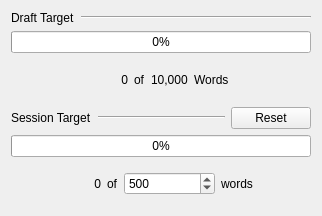
<?xml version="1.0" encoding="UTF-8"?>
<ui version="4.0">
 <class>targets</class>
 <widget class="QWidget" name="targets">
  <property name="geometry">
   <rect>
    <x>0</x>
    <y>0</y>
    <width>322</width>
    <height>216</height>
   </rect>
  </property>
  <property name="windowTitle">
   <string>Project Targets</string>
  </property>
  <property name="windowIcon">
   <iconset>
    <normaloff>../../../../../../../../../../home/icons/Manuskript/icon-64px.png</normaloff>../../../../../../../../../../home/icons/Manuskript/icon-64px.png</iconset>
  </property>
  <layout class="QVBoxLayout" name="verticalLayout_2">
   <item>
    <layout class="QVBoxLayout" name="verticalLayout">
     <item>
      <layout class="QHBoxLayout" name="horizontalLayout">
       <item>
        <widget class="QLabel" name="label">
         <property name="sizePolicy">
          <sizepolicy hsizetype="Minimum" vsizetype="Minimum">
           <horstretch>0</horstretch>
           <verstretch>0</verstretch>
          </sizepolicy>
         </property>
         <property name="text">
          <string>Draft Target</string>
         </property>
        </widget>
       </item>
       <item>
        <widget class="Line" name="line">
         <property name="sizePolicy">
          <sizepolicy hsizetype="Preferred" vsizetype="Maximum">
           <horstretch>1</horstretch>
           <verstretch>0</verstretch>
          </sizepolicy>
         </property>
         <property name="orientation">
          <enum>Qt::Horizontal</enum>
         </property>
        </widget>
       </item>
      </layout>
     </item>
    </layout>
   </item>
   <item>
    <widget class="QProgressBar" name="draft_progress_bar">
     <property name="value">
      <number>0</number>
     </property>
    </widget>
   </item>
   <item>
    <layout class="QHBoxLayout" name="horizontalLayout_4">
     <item>
      <widget class="QLabel" name="draft_wc_label">
       <property name="text">
        <string>0</string>
       </property>
       <property name="alignment">
        <set>Qt::AlignRight|Qt::AlignTrailing|Qt::AlignVCenter</set>
       </property>
      </widget>
     </item>
     <item>
      <widget class="QLabel" name="draft_of_label">
       <property name="sizePolicy">
        <sizepolicy hsizetype="Maximum" vsizetype="Preferred">
         <horstretch>0</horstretch>
         <verstretch>0</verstretch>
        </sizepolicy>
       </property>
       <property name="text">
        <string>of</string>
       </property>
      </widget>
     </item>
     <item>
      <widget class="QLabel" name="draft_goal_label">
       <property name="sizePolicy">
        <sizepolicy hsizetype="Maximum" vsizetype="Preferred">
         <horstretch>0</horstretch>
         <verstretch>0</verstretch>
        </sizepolicy>
       </property>
       <property name="text">
        <string>10,000</string>
       </property>
      </widget>
     </item>
     <item>
      <widget class="QLabel" name="label_8">
       <property name="text">
        <string>Words</string>
       </property>
      </widget>
     </item>
    </layout>
   </item>
   <item>
    <layout class="QHBoxLayout" name="horizontalLayout_2">
     <item>
      <widget class="QLabel" name="label_2">
       <property name="text">
        <string>Session Target</string>
       </property>
      </widget>
     </item>
     <item>
      <widget class="Line" name="line_2">
       <property name="sizePolicy">
        <sizepolicy hsizetype="Minimum" vsizetype="Fixed">
         <horstretch>1</horstretch>
         <verstretch>0</verstretch>
        </sizepolicy>
       </property>
       <property name="orientation">
        <enum>Qt::Horizontal</enum>
       </property>
      </widget>
     </item>
     <item>
      <widget class="QPushButton" name="session_reset">
       <property name="text">
        <string>Reset</string>
       </property>
      </widget>
     </item>
    </layout>
   </item>
   <item>
    <widget class="QProgressBar" name="session_progress_bar">
     <property name="value">
      <number>0</number>
     </property>
    </widget>
   </item>
   <item>
    <layout class="QHBoxLayout" name="horizontalLayout_3">
     <item>
      <widget class="QLabel" name="session_wc_label">
       <property name="text">
        <string>0</string>
       </property>
       <property name="alignment">
        <set>Qt::AlignRight|Qt::AlignTrailing|Qt::AlignVCenter</set>
       </property>
      </widget>
     </item>
     <item>
      <widget class="QLabel" name="label_3">
       <property name="sizePolicy">
        <sizepolicy hsizetype="Maximum" vsizetype="Preferred">
         <horstretch>0</horstretch>
         <verstretch>0</verstretch>
        </sizepolicy>
       </property>
       <property name="text">
        <string>of</string>
       </property>
      </widget>
     </item>
     <item>
      <widget class="QDoubleSpinBox" name="session_target">
       <property name="decimals">
        <number>0</number>
       </property>
       <property name="maximum">
        <double>99999999999999.000000000000000</double>
       </property>
       <property name="singleStep">
        <double>50.000000000000000</double>
       </property>
       <property name="value">
        <double>500.000000000000000</double>
       </property>
      </widget>
     </item>
     <item>
      <widget class="QLabel" name="label_5">
       <property name="text">
        <string>words</string>
       </property>
      </widget>
     </item>
    </layout>
   </item>
  </layout>
 </widget>
 <resources/>
 <connections/>
</ui>
